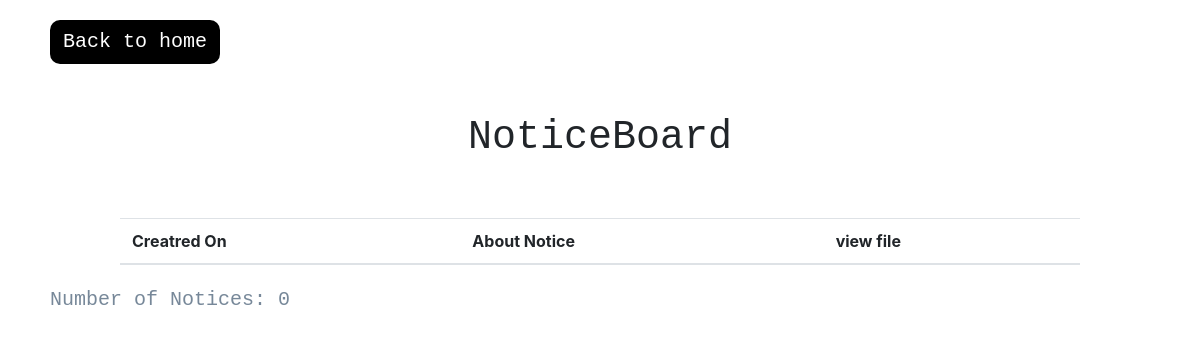
/intro/announcement, run on an earlier commit of the app's database.
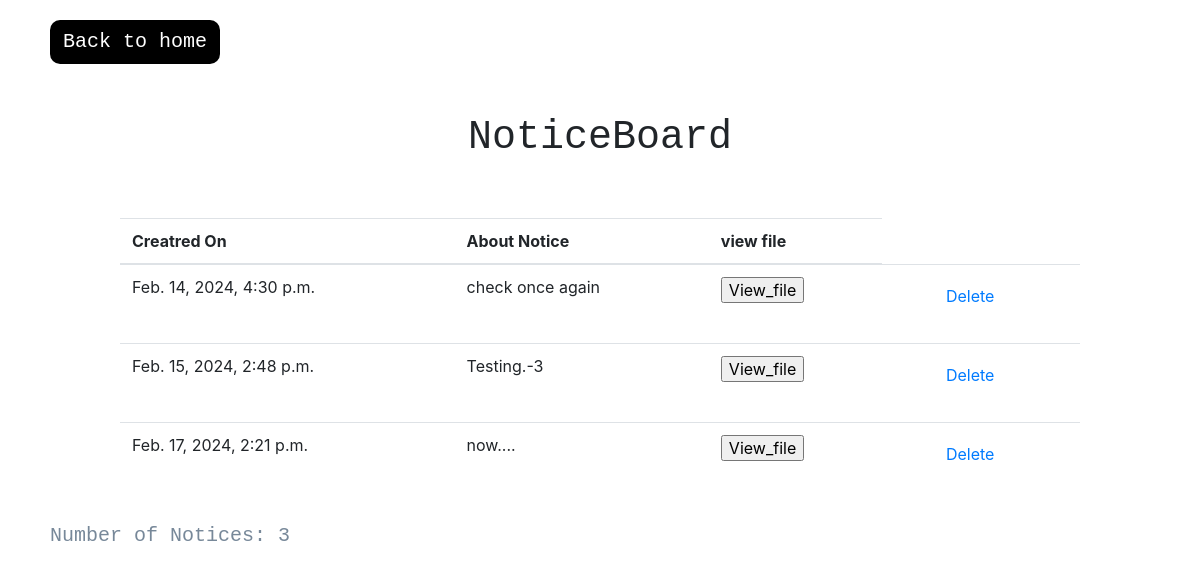
And on a later commit of the database.
### website1/models.py (models this page shows, shortened)
class Notice(models.Model):
    notice_id = models.AutoField(primary_key=True)
    notice = models.TextField()
    file = models.FileField(blank=True,upload_to='notices/',null=True)
    date_of_notice = models.DateTimeField(default=timezone.now)

### website1/views.py (the view)
# urls.py: path('intro/announcement',announcement,name='AN'),
def announcement(request):
    notice= Notice.objects.all()
    print(notice.values())
    return render(request,'listAnnounce.html',{'notice':notice})

### website1/Templates/listAnnounce.html (shortened to what this page needs)
<html>
    <head>
        <link rel="stylesheet" href="https://cdn.jsdelivr.net/npm/bootstrap@4.1.3/dist/css/bootstrap.min.css">
    </head>
<body>
    <a href="{% url 'intro' %}" class="btn btn-link linkk">Back to home</a>
        <h1 class="cent">NoticeBoard</h1>
<br><br>
    <table class="table table090">
        <thead>
          <tr>
            <th scope="col">Creatred On</th>
            <th scope="col">About Notice</th>
            <th scope="col">view file</th>
          </tr>
        </thead>
        <tbody>
           {%for note in notice%}
            <tr>
                <td scope="row">{{note.date_of_notice}}</td>
                <td>{{note.notice}}</td>
                <td>
                <form action="{% url 'download' note.notice_id %}" method="post">
                <input type="submit" value="View_file">
            </form>
            </td>
                <td>{{rm.capacity}}</td>
                <td>
                    <div class="sidebyside">
                <form method="post" action="{% url 'deleteNotice' note.notice_id %}">
               <input type="submit" class="btn btn-link " value="Delete">
                </form>
            </div>
            </td>
           {% endfor %}
        </tbody>
      </table>
      <div class="count">
        Number of Notices: {{notice|length}}
      </div>
</body>
</html>

What changed in the data, as far as the page shows it:
added Notice: date_of_notice "Feb. 14, 2024, 4:30 p.m.", notice "check once again"
added Notice: date_of_notice "Feb. 15, 2024, 2:48 p.m.", notice "Testing.-3"
added Notice: date_of_notice "Feb. 17, 2024, 2:21 p.m.", notice "now...."
Also different on the page:
{{ notice|length }}: "0" → "3"
